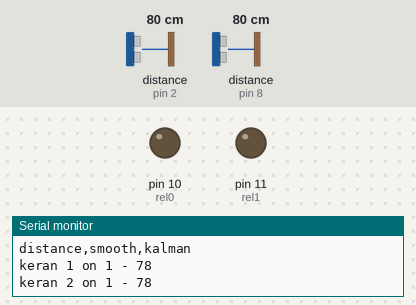
The sketch below on a simulated Arduino Uno, built with avr-gcc and run on an emulated ATmega328P. Parts: output pins drawn as LEDs (lit = HIGH), the last lines printed to the serial monitor. Wiring (inferred from the names in the program): 2 × ultrasonic range finder: trigger pin 4, echo pin 2 / trigger pin 6, echo pin 8. The test bench sets the inputs (shaded band); at power-on: distance to the obstacle (sensors on pin 2, pin 8) 80 cm. The echo pulse lasts 58.3 µs per cm; pins used as bus, display or sensor lines are not drawn.

Above: at 1.2 s.
1.3 s: distance to the obstacle (sensor on pin 2) set to 29 cm
3.3 s: distance to the obstacle (sensor on pin 2) set to 24 cm
At 4.8 s:
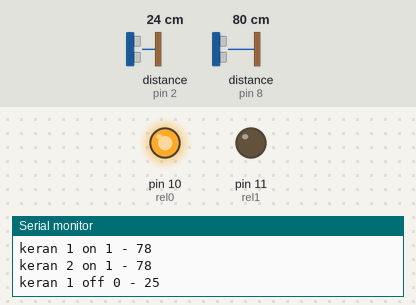
5.5 s: distance to the obstacle (sensor on pin 2) set to 35 cm
At 6.4 s:
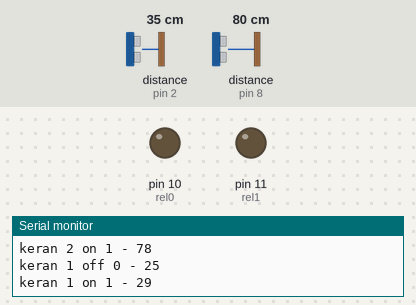
7.4 s: distance to the obstacle (sensor on pin 8) set to 30 cm
9.1 s: distance to the obstacle (sensor on pin 8) set to 24 cm
At 10.8 s:
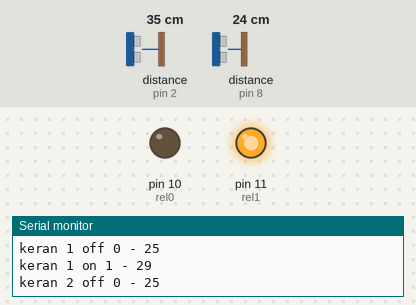
11.1 s: distance to the obstacle (sensor on pin 8) set to 35 cm
At 12.2 s:
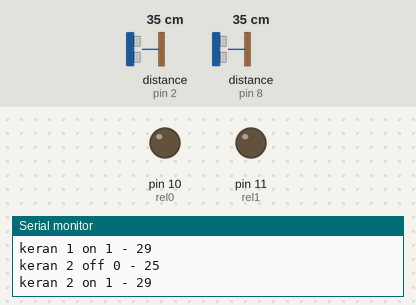
Timing chart, 0 to 13.9 s (numbered marks = the images above; inputs shaded):
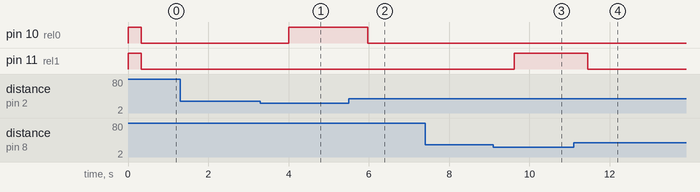

The sketch:

main_program_agus.ino
```cpp
#include <SimpleKalmanFilter.h>
const int T0=4;
const int E0=2;
const int T1=6;
const int E1=8;

/////////Distance measurement var/////////////////////
const int numReadings = 10;
unsigned int readings[numReadings];
unsigned int readIndex = 0;              // the index of the current reading
unsigned int total = 0;                  // the running total
unsigned int average = 0;                // the average
int jarak_0, jarak_1;

SimpleKalmanFilter simpleKalmanFilter0(2, 2, 0.01);
SimpleKalmanFilter simpleKalmanFilter1(2, 2, 0.01);
int dmin=25;
int dmax=150;// distance Threshold;
int dstate_0, dstate_1;
int con_0, con_1, cof_0, cof_1;


//relay
const int rel0=10;
const int rel1=11;

//timer
unsigned long time_0;
unsigned long time_1;
unsigned long interval_on=30;//40
unsigned long interval_off=30;//20


void setup() {
  Serial.begin(9600); // Serial monitoring
  //distance sensor
  Serial.println("distance,smooth,kalman");
  pinMode(T0, OUTPUT); // Initializing Trigger Output and Echo Input
  pinMode(E0, INPUT_PULLUP);
  pinMode(T1, OUTPUT); // Initializing Trigger Output and Echo Input
  pinMode(E1, INPUT_PULLUP);
  //relay
  pinMode(rel0,OUTPUT);
  pinMode(rel1,OUTPUT);
  digitalWrite(rel0,HIGH);
  digitalWrite(rel1,HIGH);
}

void loop(){
 jarak_0=ukur_jarak(T0,E0);
 int kalman_0=simpleKalmanFilter0.updateEstimate(jarak_0);
 jarak_1=ukur_jarak(T1,E1);
 int kalman_1=simpleKalmanFilter1.updateEstimate(jarak_1);
// Serial.print(kalman_0); //bacaan real
// Serial.print("\t");
// Serial.print(kalman_1); //bacaan real
// Serial.print("\t");
// Serial.println();

////////////activate relay 0
 if(kalman_0>dmin && kalman_0<dmax){
    cof_0=0;
    if(dstate_0==0)con_0++;
    if(con_0>interval_on){
      dstate_0=1;
      con_0=0;
      Serial.print("keran 1 on ");
      Serial.print(dstate_0);
      Serial.print(" - ");
      Serial.println(kalman_0);
      digitalWrite(rel0,LOW);
    }
  }
 else if(kalman_0<=dmin || kalman_0>=dmax){
    con_0=0;
    if(dstate_0==1)cof_0++;
    if(cof_0>interval_off){
      dstate_0=0;
      cof_0=0;
      Serial.print("keran 1 off ");
      Serial.print(dstate_0);
      Serial.print(" - ");
      Serial.println(kalman_0);
      digitalWrite(rel0,HIGH);
    }
 }

////////////activate relay 1
 if(kalman_1>dmin && kalman_1<dmax){
    cof_1=0;
    if(dstate_1==0)con_1++;
    if(con_1>interval_on){
      dstate_1=1;
      con_1=0;
      Serial.print("keran 2 on ");
      Serial.print(dstate_1);
      Serial.print(" - ");
      Serial.println(kalman_1);
      digitalWrite(rel1,LOW);
    }
  }
 else if(kalman_1<=dmin || kalman_1>=dmax){
    con_1=0;
    if(dstate_1==1)cof_1++;
    if(cof_1>interval_off){
      dstate_1=0;
      cof_1=0;
      Serial.print("keran 2 off ");
      Serial.print(dstate_1);
      Serial.print(" - ");
      Serial.println(kalman_1);
      digitalWrite(rel1,HIGH);
    }
 }
}

int ukur_jarak(int TRIG,int ECHO){  //fungsi mengukur jarak
    int distance;
    digitalWrite(TRIG, LOW); // Set the trigger pin to low for 2uS
    delayMicroseconds(10);

    digitalWrite(TRIG, HIGH); // Send a 10uS high to trigger ranging
    delayMicroseconds(20);

    digitalWrite(TRIG, LOW); // Send pin low again
    distance = pulseIn(ECHO, HIGH,26000); // Read in times pulse

    distance= distance/58; //Convert the pulse duration to distance
                           //You can add other math functions to calibrate it well
    return distance;
    delay(100);
}
```

Measured:
- the behaviour switches between 27 and 26 cm on distance to the obstacle (sensor on pin 2) (found by bisection; images 0 and 1)
- the behaviour switches between 27 and 26 cm on distance to the obstacle (sensor on pin 8) (found by bisection; images 2 and 3)
- after the input at 1.3 s, every drawn part: stays the same
- after the input at 3.3 s, pin 10 (rel0): LOW → HIGH after 0.70 s
- after the input at 5.5 s, pin 10 (rel0): HIGH → LOW after 0.47 s
- after the input at 7.4 s, every drawn part: stays the same
- after the input at 9.1 s, pin 11 (rel1): LOW → HIGH after 0.52 s
- after the input at 11.1 s, pin 11 (rel1): HIGH → LOW after 0.35 s
